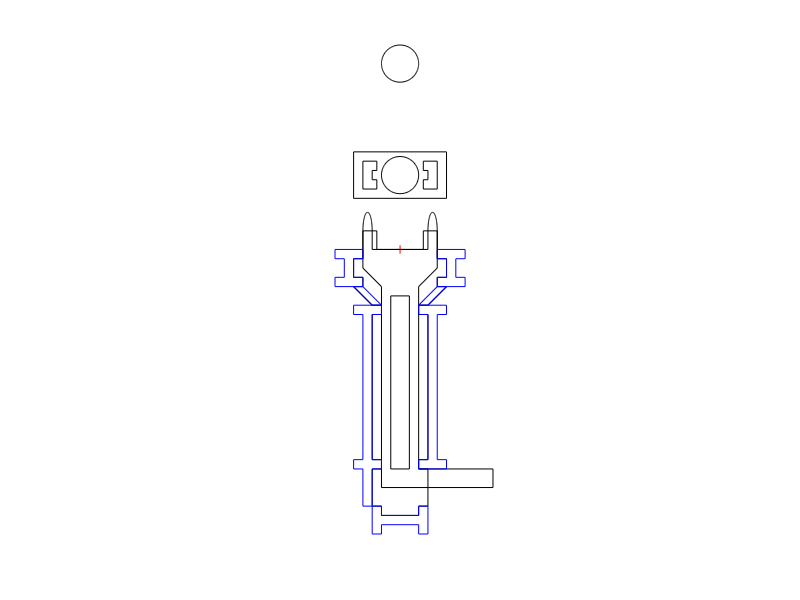

This chart was generated by the following MATLAB code:
%%%%%%%%%%%%%%%%%%%%%%%%%%%%%%%%%%%%%%%%%%%%%%%%%%%%%%%%%%%%%%%%
% TORNADO ROD LASER-CUT DESIGN
% Modelled on The Legend of Zelda: A Link Between Worlds

% Final SVG requires some adjustements for laser cutting.

clear;
clc;
more off;

%%%%%%%%%%%%%%%%%%%%%%%%%%%%%%%%%%%%%%%%%%%%%%%%%%%%%%%%%%%%%%%%
% GENERIC CIRCLE (FOR EASY PLOTTING)

% circle count, number of points in a calculated arc
CURVE_SIZE = 30;

% CCW
%      _---|<--_
%     /    |    \
%    V   2 | 1   |
%   -------+-------
%    |   3 | 4   A
%     \_   |   _/
%       -->|---
%
% CCW 1: [ c,  s]
% CCW 2: [-s,  c]
% CCW 3: [-c, -s]
% CCW 4: [ s, -c]
%
% CCW
%      _-->|---_
%     /    |    \
%    |   2 | 1   V
%   -------+-------
%    A   3 | 4   |
%     \_   |   _/
%       ---|<--
%
% CCW 1: [ s,  c]
% CCW 2: [-c,  s]
% CCW 3: [-s, -c]
% CCW 4: [ c, -s]
%
UNIT_CIRCLE = linspace(0, 90, CURVE_SIZE)';
COS_ARC = cosd(UNIT_CIRCLE);
SIN_ARC = flipud(COS_ARC);
UNIT_CIRCLE = [ COS_ARC,  SIN_ARC;
               -SIN_ARC,  COS_ARC;
               -COS_ARC, -SIN_ARC;
                SIN_ARC, -COS_ARC;
              ];

%%%%%%%%%%%%%%%%%%%%%%%%%%%%%%%%%%%%%%%%%%%%%%%%%%%%%%%%%%%%%%%%
% USER EDITABLE SETTINGS

% cm, deg

% material width
MAT_W = 2.54 / 4;
MAT_HW = MAT_W / 2;

WING_L = 20;
CENTER_R = 5;

POLE_H = 2 * 2.54;
POLE_R = 2.54 / 2;

ROD_L = 15;
BUTTON_L = 2;

%%%%%%%%%%%%%%%%%%%%%%%%%%%%%%%%%%%%%%%%%%%%%%%%%%%%%%%%%%%%%%%%
% USEFUL CALCULATIONS

ROD_HW = POLE_R + 2 * MAT_W;
ROD_W = 2 * ROD_HW;

%%%%%%%%%%%%%%%%%%%%%%%%%%%%%%%%%%%%%%%%%%%%%%%%%%%%%%%%%%%%%%%%
% BUTTON

BUTTON_L = 8 * MAT_W;
THIN_ROW_W = 2 * MAT_W;
CROSSBAR_H =  2 * MAT_W;

ROD_POINTS = [
              POLE_R + MAT_W, 0;
              POLE_R + MAT_W, 2 * MAT_W;
              POLE_R + MAT_W + MAT_HW * (1 - COS_ARC), 2 * MAT_W * (1 + SIN_ARC);
              POLE_R + MAT_W + MAT_HW * (1 + SIN_ARC), 2 * MAT_W * (1 + COS_ARC);
              ROD_HW, -CROSSBAR_H;
              THIN_ROW_W, -CROSSBAR_H + -(ROD_HW - THIN_ROW_W);
              THIN_ROW_W, -ROD_L;
              ];
ROD_POINTS = [
              flipud(ROD_POINTS)*[-1,0;0,1];
              ROD_POINTS;
              ];
ROD_POINTS = [
              ROD_POINTS;
              THIN_ROW_W + BUTTON_L, -ROD_L;
              THIN_ROW_W + BUTTON_L, -ROD_L + -MAT_W*2;
              THIN_ROW_W + BUTTON_L, -ROD_L + -MAT_W*2;
              -THIN_ROW_W, -ROD_L + -MAT_W*2;
              ROD_POINTS(1,:);
              ];

ROD_POINTS = [
              ROD_POINTS;
              NaN, NaN;
              +(THIN_ROW_W - MAT_W), -CROSSBAR_H + -(ROD_HW - THIN_ROW_W) + -CROSSBAR_H/2;
              +(THIN_ROW_W - MAT_W), -ROD_L;
              -(THIN_ROW_W - MAT_W), -ROD_L;
              -(THIN_ROW_W - MAT_W), -CROSSBAR_H + -(ROD_HW - THIN_ROW_W) + -CROSSBAR_H/2;
              +(THIN_ROW_W - MAT_W), -CROSSBAR_H + -(ROD_HW - THIN_ROW_W) + -CROSSBAR_H/2;
              ];
ROD_POINTS = ROD_POINTS';

%%%%%%%%%%%%%%%%%%%%%%%%%%%%%%%%%%%%%%%%%%%%%%%%%%%%%%%%%%%%%%%%
% OUTER

CASE_POINTS = [
               ROD_HW - 1.5*MAT_W, 0;
               ROD_HW - 1.5*MAT_W, 2*MAT_W;
               ROD_HW,             2*MAT_W;
               ROD_HW, 0;
               ROD_HW, 0 - MAT_W;
               ROD_HW + MAT_W, 0 - MAT_W;
               ROD_HW + MAT_W, -CROSSBAR_H + -MAT_W*2 + MAT_W;
               ROD_HW,         -CROSSBAR_H + -MAT_W*2 + MAT_W;
               ROD_HW,         -CROSSBAR_H + -MAT_W*2;
               ROD_HW + MAT_W, -CROSSBAR_H + -MAT_W*2;
               THIN_ROW_W + MAT_W, -CROSSBAR_H + -MAT_W*2 + -(ROD_HW - THIN_ROW_W);
               THIN_ROW_W,         -CROSSBAR_H + -MAT_W*2 + -(ROD_HW - THIN_ROW_W);
               THIN_ROW_W,         -CROSSBAR_H + -MAT_W*2 + -(ROD_HW - THIN_ROW_W) - MAT_W;
               THIN_ROW_W + MAT_W, -CROSSBAR_H + -MAT_W*2 + -(ROD_HW - THIN_ROW_W) - MAT_W;
               THIN_ROW_W + MAT_W, -ROD_L + MAT_W;
               THIN_ROW_W,         -ROD_L + MAT_W;
               THIN_ROW_W,         -ROD_L;
               THIN_ROW_W + MAT_W, -ROD_L;
               THIN_ROW_W + MAT_W, -ROD_L + -MAT_W*2 + -MAT_W*2;
               THIN_ROW_W,         -ROD_L + -MAT_W*2 + -MAT_W*2;
               THIN_ROW_W,         -ROD_L + -MAT_W*2 + -MAT_W*3;
               ];
CASE_POINTS = [
               CASE_POINTS;
               flipud(CASE_POINTS)*[-1,0;0,1];
               CASE_POINTS(1,:);
               ];
CASE_POINTS = CASE_POINTS';

%%%%%%%%%%%%%%%%%%%%%%%%%%%%%%%%%%%%%%%%%%%%%%%%%%%%%%%%%%%%%%%%
% SIDES

SIDE_1_POINT = [
                ROD_HW, 0;
                ROD_HW, 0 - MAT_W;
                ROD_HW + MAT_W, 0 - MAT_W;
                ROD_HW + MAT_W, -CROSSBAR_H + -MAT_W*2 + MAT_W;
                ROD_HW,         -CROSSBAR_H + -MAT_W*2 + MAT_W;
                ROD_HW,         -CROSSBAR_H + -MAT_W*2;
                ];
SIDE_1_POINT = SIDE_1_POINT - [ROD_HW + MAT_W + MAT_HW, 0];
SIDE_1_POINT = [
                SIDE_1_POINT;
                flipud(SIDE_1_POINT)*[-1,0;0,1];
                SIDE_1_POINT(1,:);
                ];
SIDE_1_POINT = SIDE_1_POINT + [ROD_HW + MAT_W + MAT_HW, 0];
SIDE_1_POINT = SIDE_1_POINT';

SIDE_2_POINT = [
                ROD_HW + MAT_W, -CROSSBAR_H + -MAT_W*2;
                ROD_HW, -CROSSBAR_H + -MAT_W*2;
                THIN_ROW_W, -CROSSBAR_H + -MAT_W*2 + -(ROD_HW - THIN_ROW_W);
                THIN_ROW_W + MAT_W, -CROSSBAR_H + -MAT_W*2 + -(ROD_HW - THIN_ROW_W);
                ];
SIDE_2_POINT = [
                SIDE_2_POINT;
                SIDE_2_POINT(1,:);
                ];
SIDE_2_POINT = SIDE_2_POINT';

SIDE_3_POINT = [
                THIN_ROW_W,         -CROSSBAR_H + -MAT_W*2 + -(ROD_HW - THIN_ROW_W);
                THIN_ROW_W,         -CROSSBAR_H + -MAT_W*2 + -(ROD_HW - THIN_ROW_W) - MAT_W;
                THIN_ROW_W + MAT_W, -CROSSBAR_H + -MAT_W*2 + -(ROD_HW - THIN_ROW_W) - MAT_W;
                THIN_ROW_W + MAT_W, -ROD_L + MAT_W;
                THIN_ROW_W,         -ROD_L + MAT_W;
                THIN_ROW_W,         -ROD_L;
                ];
SIDE_3_POINT = SIDE_3_POINT - [THIN_ROW_W + MAT_W + MAT_HW, 0];
SIDE_3_POINT = [
                SIDE_3_POINT;
                flipud(SIDE_3_POINT)*[-1,0;0,1];
                SIDE_3_POINT(1,:);
                ];
SIDE_3_POINT = SIDE_3_POINT + [THIN_ROW_W + MAT_W + MAT_HW, 0];
SIDE_3_POINT = SIDE_3_POINT';

SIDE_4_POINT = [
                THIN_ROW_W,         -CROSSBAR_H + -MAT_W*2 + -(ROD_HW - THIN_ROW_W);
                THIN_ROW_W,         -CROSSBAR_H + -MAT_W*2 + -(ROD_HW - THIN_ROW_W) - MAT_W;
                THIN_ROW_W + MAT_W, -CROSSBAR_H + -MAT_W*2 + -(ROD_HW - THIN_ROW_W) - MAT_W;
                THIN_ROW_W + MAT_W, -ROD_L + MAT_W;
                THIN_ROW_W,         -ROD_L + MAT_W;
                THIN_ROW_W,         -ROD_L;
                THIN_ROW_W + MAT_W, -ROD_L;
                THIN_ROW_W + MAT_W, -ROD_L + -MAT_W*2 + -MAT_W*2;
                ];
SIDE_4_POINT = SIDE_4_POINT - [THIN_ROW_W + MAT_W + MAT_HW, 0];
SIDE_4_POINT = [
                SIDE_4_POINT;
                flipud(SIDE_4_POINT)*[-1,0;0,1];
                SIDE_4_POINT(1,:);
                ];
SIDE_4_POINT = SIDE_4_POINT - [THIN_ROW_W + MAT_W + MAT_HW, 0];
SIDE_4_POINT = SIDE_4_POINT';


SIDE_5_POINT = [
                THIN_ROW_W + MAT_W, -ROD_L + -MAT_W*2 + -MAT_W*2;
                THIN_ROW_W,         -ROD_L + -MAT_W*2 + -MAT_W*2;
                THIN_ROW_W,         -ROD_L + -MAT_W*2 + -MAT_W*3;
                ];
SIDE_5_POINT = [
                SIDE_5_POINT;
                flipud(SIDE_5_POINT)*[-1,0;0,1];
                ];
SIDE_5_POINT = SIDE_5_POINT - [0, -ROD_L + -MAT_W*2 + -MAT_W*3.5];
SIDE_5_POINT = [
                SIDE_5_POINT;
                flipud(SIDE_5_POINT)*[1,0;0,-1];
                SIDE_5_POINT(1,:);
                ];
SIDE_5_POINT = SIDE_5_POINT + [0, -ROD_L + -MAT_W*2 + -MAT_W*3.5];
SIDE_5_POINT = SIDE_5_POINT';

SIDE_6_POINT = [
                (SIDE_1_POINT'*[-1,0;0,1])';
                ];

SIDE_7_POINT = [
                (SIDE_2_POINT'*[-1,0;0,1])';
                ];

%%%%%%%%%%%%%%%%%%%%%%%%%%%%%%%%%%%%%%%%%%%%%%%%%%%%%%%%%%%%%%%%
% BASE

BASE_POINTS = [
               ROD_HW - 1.0*MAT_W, MAT_HW;
               ROD_HW - 1.5*MAT_W, MAT_HW;
               ROD_HW - 1.5*MAT_W, MAT_HW + MAT_W;
               ROD_HW - 0.0*MAT_W, MAT_HW + MAT_W;
               ];
BASE_POINTS = [
               BASE_POINTS;
               flipud(BASE_POINTS)*[1,0;0,-1];
               BASE_POINTS(1,:);
               ];
BASE_POINTS = [
               BASE_POINTS;
               NaN, NaN;
               flipud(BASE_POINTS)*[-1,0;0,1];
               ];
BASE_POINTS = [
               BASE_POINTS;
               NaN, NaN;
               +(ROD_HW + MAT_W), +(2.5 * MAT_W);
               -(ROD_HW + MAT_W), +(2.5 * MAT_W);
               -(ROD_HW + MAT_W), -(2.5 * MAT_W);
               +(ROD_HW + MAT_W), -(2.5 * MAT_W);
               +(ROD_HW + MAT_W), +(2.5 * MAT_W);
               NaN, NaN;
               POLE_R * UNIT_CIRCLE;
               ];
BASE_POINTS = BASE_POINTS';

%%%%%%%%%%%%%%%%%%%%%%%%%%%%%%%%%%%%%%%%%%%%%%%%%%%%%%%%%%%%%%%%
% WINGS

WING_POINTS = [
               ];
WING_POINTS = [
               WING_POINTS
               NaN, NaN;
               POLE_R * UNIT_CIRCLE;
               ];
WING_POINTS = WING_POINTS';


%%%%%%%%%%%%%%%%%%%%%%%%%%%%%%%%%%%%%%%%%%%%%%%%%%%%%%%%%%%%%%%%
% PLOT AND SAVE

figure(1);
clf;
hold on;

plot(0,0,'r+');

plot(ROD_POINTS(1,:), ROD_POINTS(2,:), 'k');

plot(CASE_POINTS(1,:), CASE_POINTS(2,:), 'k');
plot(SIDE_1_POINT(1,:), SIDE_1_POINT(2,:), 'b');
plot(SIDE_2_POINT(1,:), SIDE_2_POINT(2,:), 'b');
plot(SIDE_3_POINT(1,:), SIDE_3_POINT(2,:), 'b');
plot(SIDE_4_POINT(1,:), SIDE_4_POINT(2,:), 'b');
plot(SIDE_5_POINT(1,:), SIDE_5_POINT(2,:), 'b');
plot(SIDE_6_POINT(1,:), SIDE_6_POINT(2,:), 'b');
plot(SIDE_7_POINT(1,:), SIDE_7_POINT(2,:), 'b');

plot(BASE_POINTS(1,:), BASE_POINTS(2,:) + 8*MAT_W, 'k');

plot(WING_POINTS(1,:), WING_POINTS(2,:) + 20*MAT_W, 'k');

axis('equal');
axis('off');
hold off;
%saveas(1, 'torando_rod.svg')
